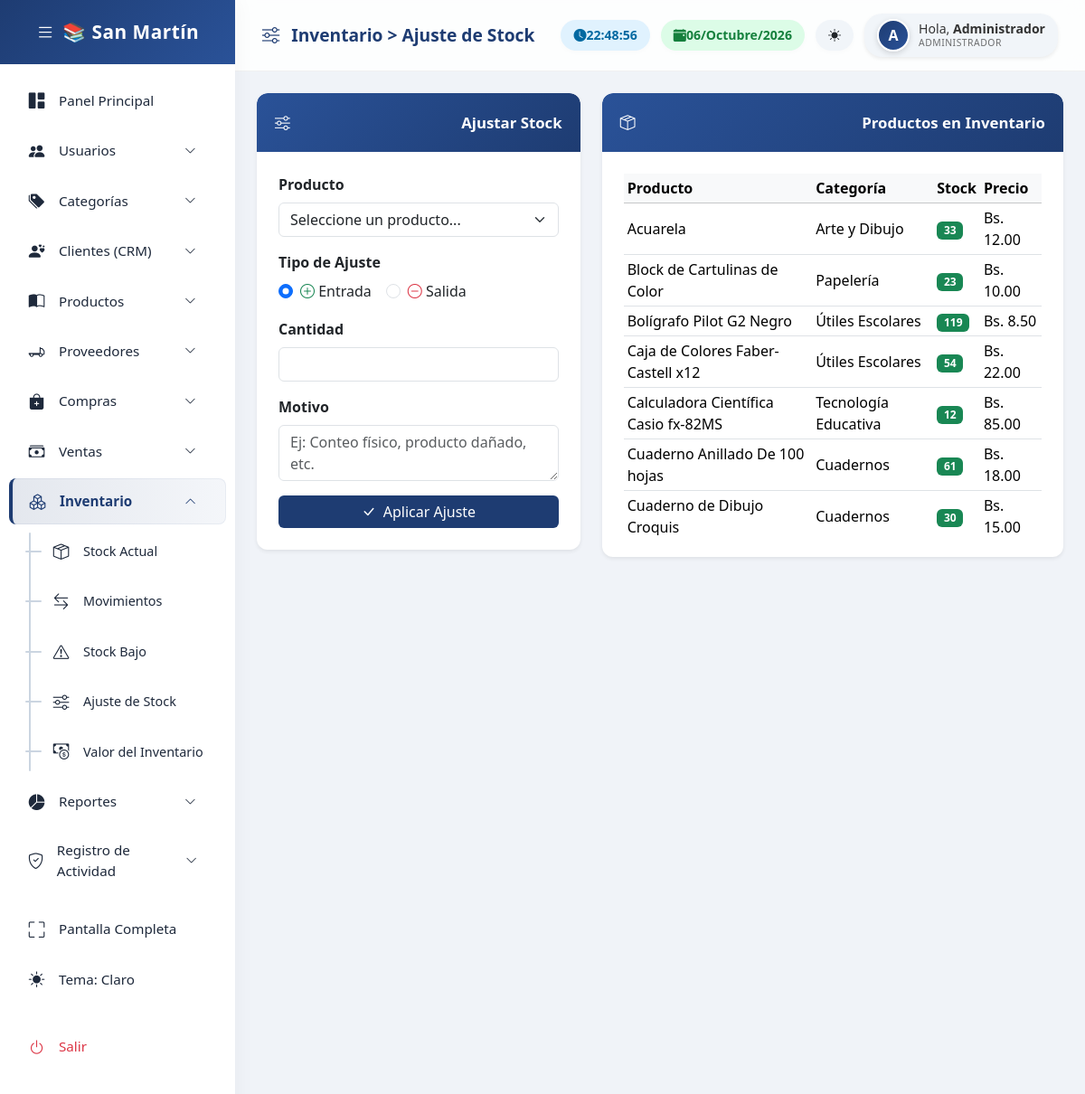
Screenshot of /inventario/ajuste_stock.php (signed in) with the database file from the repository.
### tables this page shows
CREATE TABLE `productos` (
  `id_producto` int(11) NOT NULL AUTO_INCREMENT,
  `codigo` varchar(20) NOT NULL,
  `codigo_barras` varchar(50) DEFAULT NULL,
  `nombre_producto` varchar(150) DEFAULT NULL,
  `descripcion` text DEFAULT NULL,
  `precio` decimal(10,2) DEFAULT NULL,
  `precio_compra` decimal(10,2) DEFAULT 0.00,
  `impuesto` decimal(5,2) DEFAULT 0.00,
  `talla` varchar(20) DEFAULT NULL,
  `color` varchar(50) DEFAULT NULL,
  `stock` int(11) DEFAULT NULL,
  `imagen` varchar(255) DEFAULT NULL,
  `activo` tinyint(1) DEFAULT 1,
  `categoria_id` int(11) DEFAULT NULL,
  PRIMARY KEY (`id_producto`),
  KEY `categoria_id` (`categoria_id`),
  CONSTRAINT `productos_ibfk_1` FOREIGN KEY (`categoria_id`) REFERENCES `categorias` (`id_categoria`)
);

CREATE TABLE `categorias` (
  `id_categoria` int(11) NOT NULL AUTO_INCREMENT,
  `nombre_categoria` varchar(100) DEFAULT NULL,
  `codigo_categoria` varchar(20) DEFAULT NULL,
  `icono` varchar(50) DEFAULT 'bi-tags-fill',
  `categoria_padre` int(11) DEFAULT NULL,
  `activo` tinyint(1) DEFAULT 1,
  `visible_tienda` tinyint(1) DEFAULT 1,
  `descripcion` text DEFAULT NULL,
  `orden` int(11) DEFAULT 0,
  PRIMARY KEY (`id_categoria`)
);

### inventario/ajuste_stock.php (the view, shortened to what this page needs)
<?php
$productos = mysqli_query($conexion, "SELECT p.*, c.nombre_categoria FROM productos p LEFT JOIN categorias c ON p.categoria_id = c.id_categoria WHERE p.activo=1 ORDER BY p.nombre_producto ASC");
?>
<!DOCTYPE html>
<html lang="es">
<head>
    <link href="https://cdn.jsdelivr.net/npm/bootstrap@5.3.3/dist/css/bootstrap.min.css" rel="stylesheet">
    <link rel="stylesheet" href="https://cdn.jsdelivr.net/npm/bootstrap-icons@1.11.3/font/bootstrap-icons.min.css">
<link rel="stylesheet" href="/includes/base.css">
</head>
<body>
<?php $base_path = '../'; include '../includes/sidebar.php'; ?>
<div class="main-content">
    <div class="topbar">
        <div class="topbar-title"><i class="bi bi-sliders me-2"></i> Inventario > Ajuste de Stock</div>
        <div class="topbar-widgets">
            <div class="widget-box widget-time"><i class="bi bi-clock-fill"></i> <span id="txt-reloj">00:00:00</span></div>
            <div class="widget-box widget-date"><i class="bi bi-calendar-event-fill"></i> <span id="txt-fecha">--/--/----</span></div>
            <div class="user-profile shadow-sm"><div class="profile-avatar-wrap"><?php if(!empty($_SESSION["imagen"])): ?><img src="../assets/uploads/usuarios/<?php echo $_SESSION["imagen"]; ?>" class="profile-avatar"><?php else: ?><div class="profile-avatar-inicial"><?php echo strtoupper(substr($_SESSION["nombre"],0,1)); ?></div><?php endif; ?></div><div class="profile-info"><div class="profile-name">Hola, <strong><?php echo $_SESSION["nombre"]; ?></strong></div><div class="profile-role"><?php echo $_SESSION["rol"]; ?></div></div></div>
        </div>
    </div>
    <div class="container-fluid p-4">
        <div class="row">
            <div class="col-md-5">
                <div class="panel-custom shadow-sm">
                    <div class="panel-custom-header"><i class="bi bi-sliders me-2"></i> Ajustar Stock</div>
                    <div class="panel-custom-body">
                        <form method="POST">
                            <div class="mb-3">
                                <label class="form-label fw-semibold">Producto</label>
                                <select name="id_producto" class="form-select" required>
                                    <option value="">Seleccione un producto...</option>
                                </select>
                            </div>
                            <div class="mb-3">
                                <label class="form-label fw-semibold">Tipo de Ajuste</label>
                                <div class="d-flex gap-3">
                                    <div class="form-check">
                                        <input class="form-check-input" type="radio" name="tipo" id="tipoEntrada" value="entrada" checked>
                                        <label class="form-check-label" for="tipoEntrada"><i class="bi bi-plus-circle text-success"></i> Entrada</label>
                                    </div>
                                    <div class="form-check">
                                        <input class="form-check-input" type="radio" name="tipo" id="tipoSalida" value="salida">
                                        <label class="form-check-label" for="tipoSalida"><i class="bi bi-dash-circle text-danger"></i> Salida</label>
                                    </div>
                                </div>
                            </div>
                            <div class="mb-3">
                                <label class="form-label fw-semibold">Cantidad</label>
                                <input type="number" name="cantidad" class="form-control" min="1" required>
                            </div>
                            <div class="mb-3">
                                <label class="form-label fw-semibold">Motivo</label>
                                <textarea name="motivo" class="form-control" rows="2" placeholder="Ej: Conteo físico, producto dañado, etc."></textarea>
                            </div>
                            <button type="submit" class="btn btn-primary w-100" style="background:#1e3c72;border:none;"><i class="bi bi-check-lg me-1"></i> Aplicar Ajuste</button>
                        </form>
                    </div>
                </div>
            </div>
            <div class="col-md-7">
                <div class="panel-custom shadow-sm">
                    <div class="panel-custom-header"><i class="bi bi-box-seam me-2"></i> Productos en Inventario</div>
                    <div class="panel-custom-body">
                        <div class="table-responsive" style="max-height:400px;overflow-y:auto;">
                            <table class="table table-hover table-sm align-middle mb-0">
                                <thead class="table-light sticky-top">
                                    <tr><th>Producto</th><th>Categoría</th><th>Stock</th><th>Precio</th></tr>
                                </thead>
                                <tbody>
                                    <?php mysqli_data_seek($productos, 0); while($p = mysqli_fetch_assoc($productos)): ?>
                                    <tr>
                                        <td><?php echo htmlspecialchars($p['nombre_producto']); ?></td>
                                        <td><?php echo htmlspecialchars($p['nombre_categoria'] ?? '-'); ?></td>
                                        <td><span class="badge bg-<?php echo $p['stock'] <= 5 ? 'danger' : 'success'; ?>"><?php echo $p['stock']; ?></span></td>
                                        <td>Bs. <?php echo number_format($p['precio'],2); ?></td>
                                    </tr>
                                    <?php endwhile; ?>
                                </tbody>
                            </table>
                        </div>
                    </div>
                </div>
            </div>
        </div>
    </div>
</div>
</body>
</html>

### includes/base.css (style rules this page uses)
:root { --body-bg:#f0f3f8;--sidebar-bg:#fff;--sidebar-text:#1e293b;--sidebar-hover-bg:#e2e8f0;--sidebar-accent:#1e3c72;--sidebar-active-bg:linear-gradient(90deg,rgba(30,60,114,0.12),rgba(42,82,152,0.05));--sidebar-brand-bg:linear-gradient(135deg,#1e3c72,#2a5298);--topbar-bg:rgba(255,255,255,0.85);--panel-bg:#fff;--panel-header-bg:linear-gradient(135deg,#2a5298,#1e3c72);--profile-bg:#f1f5f9;--profile-text:#333;--sub-item-active-bg:#eef2ff;--scrollbar-thumb:rgba(0,0,0,0.12);--scrollbar-thumb-hover:rgba(0,0,0,0.25);--collapse-line:#cbd5e1;--collapse-dash:#94a3b8;--border-color:rgba(0,0,0,0.05);--form-bg:#fff;--form-text:#1e293b;--form-border:#d1d5db;--form-focus-border:#60a5fa;--input-group-bg:#f1f5f9;--card-bg:#fff; }
body { background:var(--body-bg);font-family:'Segoe UI',sans-serif;margin:0;overflow-x:hidden; }
.main-content { margin-left:260px;min-height:100vh;transition:all 0.3s ease; }
.topbar { background:var(--topbar-bg);backdrop-filter:blur(10px);-webkit-backdrop-filter:blur(10px);padding:15px 30px;display:flex;justify-content:space-between;align-items:center;border-bottom:1px solid var(--border-color);position:sticky;top:0;z-index:999; }
.topbar-title { font-size:1.2rem;font-weight:600;color:var(--sidebar-accent); }
.topbar-widgets { display:flex;align-items:center;gap:12px; }
.widget-box { padding:6px 14px;border-radius:20px;font-size:0.88rem;font-weight:600;display:flex;align-items:center;box-shadow:0 2px 6px rgba(0,0,0,0.02); }
.widget-time { background:#e0f2fe;color:#0369a1; }
.widget-date { background:#dcfce7;color:#15803d; }
.user-profile { display:flex;align-items:center;background:var(--profile-bg);padding:6px 14px;border-radius:20px;font-size:0.9rem;color:var(--profile-text); }
.profile-avatar-wrap { flex-shrink:0;margin-right:10px;display:flex;align-items:center; }
.profile-avatar-inicial { width:36px;height:36px;border-radius:50%;background:linear-gradient(135deg,#1e3c72,#2a5298);color:#fff;display:flex;align-items:center;justify-content:center;font-weight:700;font-size:1rem;border:2px solid #fff;box-shadow:0 2px 6px rgba(0,0,0,0.15); }
.profile-info { display:flex;flex-direction:column;line-height:1.2; }
.profile-name { font-size:0.88rem;white-space:nowrap; }
.profile-role { font-size:0.65rem;text-transform:uppercase;letter-spacing:0.5px;opacity:0.7;white-space:nowrap; }
.panel-custom { border:none;border-radius:12px;background:var(--panel-bg);box-shadow:0 4px 15px rgba(0,0,0,0.02);margin-bottom:30px;animation:fadeInUp 0.5s ease-in-out;overflow:hidden; }
.panel-custom-header { padding:20px;font-size:1.05rem;font-weight:600;color:#fff;border-radius:12px 12px 0 0;background:var(--panel-header-bg); }
.panel-custom-body { padding:20px; }

### inventario/ajuste_stock.php (style rules this page uses)
:root { --body-bg:#f0f3f8;--sidebar-bg:#fff;--sidebar-text:#1e293b;--sidebar-hover-bg:#e2e8f0;--sidebar-accent:#1e3c72;--sidebar-active-bg:linear-gradient(90deg,rgba(30,60,114,0.12),rgba(42,82,152,0.05));--sidebar-brand-bg:linear-gradient(135deg,#1e3c72,#2a5298);--topbar-bg:rgba(255,255,255,0.85);--panel-bg:#fff;--panel-header-bg:linear-gradient(135deg,#2a5298,#1e3c72);--profile-bg:#f1f5f9;--profile-text:#333;--scrollbar-thumb:rgba(0,0,0,0.12);--border-color:rgba(0,0,0,0.05); }
.main-content { margin-left:260px;min-height:100vh; }
.topbar { background:var(--topbar-bg);backdrop-filter:blur(10px);padding:15px 30px;display:flex;justify-content:space-between;align-items:center;border-bottom:1px solid var(--border-color);position:sticky;top:0;z-index:999; }
.panel-custom { border:none;border-radius:12px;background:var(--panel-bg);box-shadow:0 4px 15px rgba(0,0,0,0.02);margin-bottom:30px; }
.panel-custom-header { padding:20px;font-size:1.05rem;font-weight:600;color:#fff;border-top-left-radius:12px;border-top-right-radius:12px;background:var(--panel-header-bg);display:flex;justify-content:space-between;align-items:center; }
.panel-custom-body { padding:24px; }
.profile-avatar-wrap { flex-shrink:0;margin-right:10px; }

### rows the page displays
productos: nombre_producto "Acuarela", categoria.nombre_categoria "Arte y Dibujo", stock "33", precio "12.00"
productos: nombre_producto "Block de Cartulinas de Color", categoria.nombre_categoria "Papelería", stock "23", precio "10.00"
productos: nombre_producto "Bolígrafo Pilot G2 Negro", categoria.nombre_categoria "Útiles Escolares", stock "119", precio "8.50"
productos: nombre_producto "Caja de Colores Faber-Castell x12", categoria.nombre_categoria "Útiles Escolares", stock "54", precio "22.00"
productos: nombre_producto "Calculadora Científica Casio fx-82MS", categoria.nombre_categoria "Tecnología Educativa", stock "12", precio "85.00"
productos: nombre_producto "Cuaderno Anillado De 100 hojas", categoria.nombre_categoria "Cuadernos", stock "61", precio "18.00"
productos: nombre_producto "Cuaderno de Dibujo Croquis", categoria.nombre_categoria "Cuadernos", stock "30", precio "15.00"

### other values shown
substr($_SESSION["nombre"],0,1) "A"
$_SESSION["nombre"] "Administrador"
$_SESSION["rol"] "ADMINISTRADOR"
